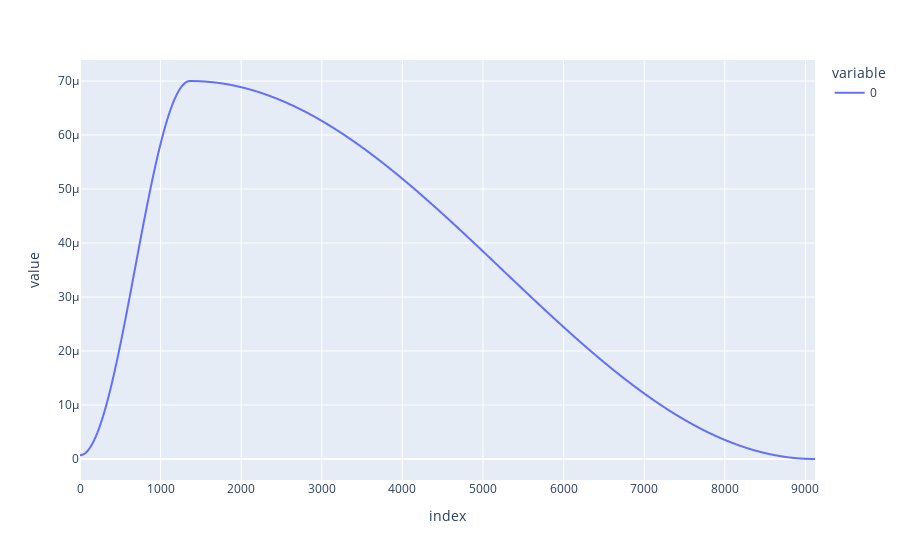

This figure's notebook cell:
### Code cell
px.line(lrs)

### Figure 1 — Plotly figure (JSON) as saved in the notebook; plotly's stock layout.template omitted (floating-point values rounded to 4 significant figures; data arrays with more than 128 entries replaced by an {"elided": "..."} marker saying what was removed)
{"data": [{"hovertemplate": "variable=0<br>index=%{x}<br>value=%{y}<extra></extra>", "legendgroup": "0", "line": {"color": "#636efa", "dash": "solid"}, "marker": {"symbol": "circle"}, "mode": "lines", "name": "0", "showlegend": true, "type": "scattergl", "x": {"elided": "9120 int values"}, "xaxis": "x", "y": {"elided": "9120 float values"}, "yaxis": "y"}], "layout": {"legend": {"title": {"text": "variable"}, "tracegroupgap": 0}, "margin": {"t": 60}, "xaxis": {"anchor": "y", "domain": [0, 1], "title": {"text": "index"}}, "yaxis": {"anchor": "x", "domain": [0, 1], "title": {"text": "value"}}}}
